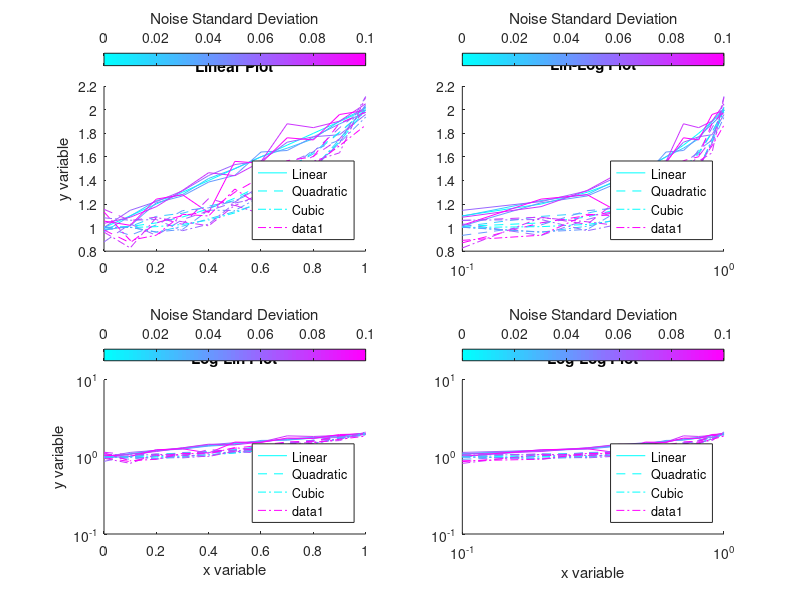

The MATLAB script that drew this image: (Note: this script raises an error after producing the figure.)
%%%%    Test script for multi-panel figure tools    %%%%
%   Five methods for making multi-panel figures with legends and colorbars
%   Written by Michael Schwendeman, 2014
clc
clearvars
close all

% setup test data
xPlot = 0:0.1:1;
stDev = 0:0.02:0.1;
ex = 1:3;
nx = length(xPlot);
ns = length(stDev);
ne = length(ex);
yPlot = zeros(nx,ne,ns);
for i = 1:ne
    for j = 1:ns
        yPlot(:,i,j) = 1+xPlot.^ex(i)+stDev(j)*randn(1,nx);
    end
end

% setup colors
minColor = min(stDev);
maxColor = max(stDev);
useColormap = cool;
lineColors = zeros(ns,3);
for j=1:ns
    lineColors(j,:) = interp2(1:3,linspace(minColor,maxColor,64)',useColormap,1:3,stDev(j),'linear'); 
end

% setup linestyles
lineStyles = {'-','--','-.'};

% setup legend string
legStr = {'Linear','Quadratic','Cubic'};
%% Method 1 - subplot with individual legends and colorbars, Matlab defaults
% individual subplots are crowded and margins are unnecessarily large

figure(1)
figSize = [1 1 8 6];
set(gcf,'units','inches','position',figSize,'paperposition',figSize);

subplot(2,2,1)
plotH = zeros(ne,ns);
hold on
for i = 1:ne
    for j = 1:ns
        plotH(i,j) = plot(xPlot,yPlot(:,i,j));
        set(plotH(i,j),'color',lineColors(j,:),'linestyle',char(lineStyles(i)))
    end
end
hold off
ylabel('y variable')
title('Linear Plot')
legend(plotH(1:ne,1),legStr,'location','southeast')
colormap(useColormap)
colH = colorbar('location','northoutside');
xlabel(colH,'Noise Standard Deviation')
set(gca,'cLim',[minColor maxColor])

subplot(2,2,2)
plotH = zeros(ne,ns);
hold on
for i = 1:ne
    for j = 1:ns
        plotH(i,j) = plot(xPlot,yPlot(:,i,j));
        set(plotH(i,j),'color',lineColors(j,:),'linestyle',char(lineStyles(i)))
    end
end
hold off
title('Lin-Log Plot')
legend(plotH(1:ne,1),legStr,'location','southeast')
colormap(useColormap)
colH = colorbar('location','northoutside');
xlabel(colH,'Noise Standard Deviation')
set(gca,'cLim',[minColor maxColor],'xScale','log')

subplot(2,2,3)
plotH = zeros(ne,ns);
hold on
for i = 1:ne
    for j = 1:ns
        plotH(i,j) = plot(xPlot,yPlot(:,i,j));
        set(plotH(i,j),'color',lineColors(j,:),'linestyle',char(lineStyles(i)))
    end
end
hold off
xlabel('x variable')
ylabel('y variable')
title('Log-Lin Plot')
legend(plotH(1:ne,1),legStr,'location','southeast')
colormap(useColormap)
colH = colorbar('location','northoutside');
xlabel(colH,'Noise Standard Deviation')
set(gca,'cLim',[minColor maxColor],'yScale','log')

subplot(2,2,4)
plotH = zeros(ne,ns);
hold on
for i = 1:ne
    for j = 1:ns
        plotH(i,j) = plot(xPlot,yPlot(:,i,j));
        set(plotH(i,j),'color',lineColors(j,:),'linestyle',char(lineStyles(i)))
    end
end
hold off
xlabel('x variable')
title('Log-Log Plot')
legend(plotH(1:ne,1),legStr,'location','southeast')
colormap(useColormap)
colH = colorbar('location','northoutside');
xlabel(colH,'Noise Standard Deviation')
set(gca,'cLim',[minColor maxColor],'xScale','log','yScale','log')

%% Method 2 - multipanel tools, simplest 
% better, but note space above colorbar, tall legends

figure(2)
figSize = [1 1 8 6];
set(gcf,'units','inches','position',figSize,'paperposition',figSize);
numAxRows = 3;
numAxCols = 3;
gridBorder = [0.6 0 0.6 0];
axBorder = [0 0.6 0 0.6];
axH = nan(numAxRows,numAxCols);

axH(2,1) = smartsubplot(gcf,numAxRows,numAxCols,2,1,gridBorder,axBorder);
plotH = zeros(ne,ns);
hold on
for i = 1:ne
    for j = 1:ns
        plotH(i,j) = plot(xPlot,yPlot(:,i,j));
        set(plotH(i,j),'color',lineColors(j,:),'linestyle',char(lineStyles(i)))
    end
end
hold off
ylabel('y variable')
title('Linear Plot')
set(gca,'xScale','lin','yScale','lin')

axH(2,2) = smartsubplot(gcf,numAxRows,numAxCols,2,2,gridBorder,axBorder);
plotH = zeros(ne,ns);
hold on
for i = 1:ne
    for j = 1:ns
        plotH(i,j) = plot(xPlot,yPlot(:,i,j));
        set(plotH(i,j),'color',lineColors(j,:),'linestyle',char(lineStyles(i)))
    end
end
hold off
title('Lin-Log Plot')
set(gca,'xScale','log','yScale','lin')

axH(1,1) = smartsubplot(gcf,numAxRows,numAxCols,1,1,gridBorder,axBorder);
plotH = zeros(ne,ns);
hold on
for i = 1:ne
    for j = 1:ns
        plotH(i,j) = plot(xPlot,yPlot(:,i,j));
        set(plotH(i,j),'color',lineColors(j,:),'linestyle',char(lineStyles(i)))
    end
end
hold off
xlabel('x variable')
ylabel('y variable')
title('Log-Lin Plot')
set(gca,'xScale','lin','yScale','log')

axH(1,2) = smartsubplot(gcf,numAxRows,numAxCols,1,2,gridBorder,axBorder);
plotH = zeros(ne,ns);
hold on
for i = 1:ne
    for j = 1:ns
        plotH(i,j) = plot(xPlot,yPlot(:,i,j));
        set(plotH(i,j),'color',lineColors(j,:),'linestyle',char(lineStyles(i)))
    end
end
hold off
xlabel('x variable')
title('Log-Log Plot')
set(gca,'xScale','log','yScale','log')

legH = zeros(2,1);
axH(1,3) = smartsubplot(gcf,numAxRows,numAxCols,1,3,gridBorder,axBorder);
legH(1) = subplotLegend(axH(1,3),plotH(1:ne),legStr,'vertical');
axH(2,3) = smartsubplot(gcf,numAxRows,numAxCols,2,3,gridBorder,axBorder);
legH(2) = subplotLegend(axH(2,3),plotH(1:ne),legStr,'vertical');

axH(3,1) = smartsubplot(gcf,numAxRows,numAxCols,3,1:2,gridBorder,axBorder);
colH = subplotColorbar(axH(3,1),useColormap,[minColor maxColor],'south');
xlabel(colH,'Noise Standard Deviation')

%% Method 3 - multipanel tools, slightly more involved 
% Fix gaps by adjusting gridBorder and using separate axBorder for legends

figure(3)
figSize = [1 1 8 6];
set(gcf,'units','inches','position',figSize,'paperposition',figSize);
numAxRows = 3;
numAxCols = 3;
gridBorder = [0.6 -0.6 0.6 -1.2];
axBorder = [0 0.6 0 0.6];
axBorderLeg = [-0.3 0.9 0.6 0.9];
axH = nan(numAxRows,numAxCols);

axH(2,1) = smartsubplot(gcf,numAxRows,numAxCols,2,1,gridBorder,axBorder);
plotH = zeros(ne,ns);
hold on
for i = 1:ne
    for j = 1:ns
        plotH(i,j) = plot(xPlot,yPlot(:,i,j));
        set(plotH(i,j),'color',lineColors(j,:),'linestyle',char(lineStyles(i)))
    end
end
hold off
ylabel('y variable')
title('Linear Plot')
set(gca,'xScale','lin','yScale','lin')

axH(2,2) = smartsubplot(gcf,numAxRows,numAxCols,2,2,gridBorder,axBorder);
plotH = zeros(ne,ns);
hold on
for i = 1:ne
    for j = 1:ns
        plotH(i,j) = plot(xPlot,yPlot(:,i,j));
        set(plotH(i,j),'color',lineColors(j,:),'linestyle',char(lineStyles(i)))
    end
end
hold off
title('Lin-Log Plot')
set(gca,'xScale','log','yScale','lin')

axH(1,1) = smartsubplot(gcf,numAxRows,numAxCols,1,1,gridBorder,axBorder);
plotH = zeros(ne,ns);
hold on
for i = 1:ne
    for j = 1:ns
        plotH(i,j) = plot(xPlot,yPlot(:,i,j));
        set(plotH(i,j),'color',lineColors(j,:),'linestyle',char(lineStyles(i)))
    end
end
hold off
xlabel('x variable')
ylabel('y variable')
title('Log-Lin Plot')
set(gca,'xScale','lin','yScale','log')

axH(1,2) = smartsubplot(gcf,numAxRows,numAxCols,1,2,gridBorder,axBorder);
plotH = zeros(ne,ns);
hold on
for i = 1:ne
    for j = 1:ns
        plotH(i,j) = plot(xPlot,yPlot(:,i,j));
        set(plotH(i,j),'color',lineColors(j,:),'linestyle',char(lineStyles(i)))
    end
end
hold off
xlabel('x variable')
title('Log-Log Plot')
set(gca,'xScale','log','yScale','log')

legH = zeros(2,1);
axH(1,3) = smartsubplot(gcf,numAxRows,numAxCols,1,3,gridBorder,axBorderLeg);
legH(1) = subplotLegend(axH(1,3),plotH(1:ne),legStr,'vertical');
axH(2,3) = smartsubplot(gcf,numAxRows,numAxCols,2,3,gridBorder,axBorderLeg);
legH(2) = subplotLegend(axH(2,3),plotH(1:ne),legStr,'vertical');

axH(3,1) = smartsubplot(gcf,numAxRows,numAxCols,3,1:2,gridBorder,axBorder);
colH = subplotColorbar(axH(3,1),useColormap,[minColor maxColor],'south');
xlabel(colH,'Noise Standard Deviation')

%% Method 4 - multipanel tools, slightly more involved 
% Fix gaps by adjusting numAxRows and numAxCols, have plots extend over
% multiple rows and columns, while legend and colorbar are only one

figure(4)
figSize = [1 1 8 6];
set(gcf,'units','inches','position',figSize,'paperposition',figSize);
numAxRows = 7;
numAxCols = 5;
gridBorder = [0.6 0 0.6 0];
axBorder = [0 0.6 0 0.6];
axBorderLeg = [-0.3 0.3 0.3 0.3];
axH = nan(numAxRows,numAxCols);

axH(2,1) = smartsubplot(gcf,numAxRows,numAxCols,4:6,1:2,gridBorder,axBorder);
plotH = zeros(ne,ns);
hold on
for i = 1:ne
    for j = 1:ns
        plotH(i,j) = plot(xPlot,yPlot(:,i,j));
        set(plotH(i,j),'color',lineColors(j,:),'linestyle',char(lineStyles(i)))
    end
end
hold off
ylabel('y variable')
title('Linear Plot')
set(gca,'xScale','lin','yScale','lin')

axH(2,2) = smartsubplot(gcf,numAxRows,numAxCols,4:6,3:4,gridBorder,axBorder);
plotH = zeros(ne,ns);
hold on
for i = 1:ne
    for j = 1:ns
        plotH(i,j) = plot(xPlot,yPlot(:,i,j));
        set(plotH(i,j),'color',lineColors(j,:),'linestyle',char(lineStyles(i)))
    end
end
hold off
title('Lin-Log Plot')
set(gca,'xScale','log','yScale','lin')

axH(1,1) = smartsubplot(gcf,numAxRows,numAxCols,1:3,1:2,gridBorder,axBorder);
plotH = zeros(ne,ns);
hold on
for i = 1:ne
    for j = 1:ns
        plotH(i,j) = plot(xPlot,yPlot(:,i,j));
        set(plotH(i,j),'color',lineColors(j,:),'linestyle',char(lineStyles(i)))
    end
end
hold off
xlabel('x variable')
ylabel('y variable')
title('Log-Lin Plot')
set(gca,'xScale','lin','yScale','log')

axH(1,2) = smartsubplot(gcf,numAxRows,numAxCols,1:3,3:4,gridBorder,axBorder);
plotH = zeros(ne,ns);
hold on
for i = 1:ne
    for j = 1:ns
        plotH(i,j) = plot(xPlot,yPlot(:,i,j));
        set(plotH(i,j),'color',lineColors(j,:),'linestyle',char(lineStyles(i)))
    end
end
hold off
xlabel('x variable')
title('Log-Log Plot')
set(gca,'xScale','log','yScale','log')

legH = zeros(1,1);
axH(1,3) = smartsubplot(gcf,numAxRows,numAxCols,3:4,5,gridBorder,axBorderLeg);
legH(1) = subplotLegend(axH(1,3),plotH(1:ne),legStr,'vertical');

axH(3,1) = smartsubplot(gcf,numAxRows,numAxCols,7,1:4,gridBorder,axBorder);
colH = subplotColorbar(axH(3,1),useColormap,[minColor maxColor],'south');
xlabel(colH,'Noise Standard Deviation')

%% Method 5 - multipanel tools, most involved, best technique
% individual gridBorder and axBorder for plots, legend, and colorbar
% sections

figure(5)
figSize = [1 1 8 6];
set(gcf,'units','inches','position',figSize,'paperposition',figSize);
numAxRows = 2;
numAxCols = 2;
gridBorderPlots = [0 2 0 1.2];
axBorderPlots = [0.6 0 0.6 0];
gridBorderLeg = [figSize(3)-gridBorderPlots(2) 0 gridBorderPlots(3) gridBorderPlots(4)];
axBorderLeg = [0.3 0.3 axBorderPlots(3)+1.6 axBorderPlots(4)+1.6];
gridBorderCol = [gridBorderPlots(1) gridBorderPlots(2) figSize(4)-gridBorderPlots(4) 0];
axBorderCol = [axBorderPlots(1) axBorderPlots(2) 0.4 0.2];


axH = nan(numAxRows,numAxCols);

axH(2,1) = smartsubplot(gcf,numAxRows,numAxCols,2,1,gridBorderPlots,axBorderPlots);
plotH = zeros(ne,ns);
hold on
for i = 1:ne
    for j = 1:ns
        plotH(i,j) = plot(xPlot,yPlot(:,i,j));
        set(plotH(i,j),'color',lineColors(j,:),'linestyle',char(lineStyles(i)))
    end
end
hold off
ylabel('y variable')
title('Linear Plot')
set(gca,'xScale','lin','yScale','lin')

axH(2,2) = smartsubplot(gcf,numAxRows,numAxCols,2,2,gridBorderPlots,axBorderPlots);
plotH = zeros(ne,ns);
hold on
for i = 1:ne
    for j = 1:ns
        plotH(i,j) = plot(xPlot,yPlot(:,i,j));
        set(plotH(i,j),'color',lineColors(j,:),'linestyle',char(lineStyles(i)))
    end
end
hold off
title('Lin-Log Plot')
set(gca,'xScale','log','yScale','lin')

axH(1,1) = smartsubplot(gcf,numAxRows,numAxCols,1,1,gridBorderPlots,axBorderPlots);
plotH = zeros(ne,ns);
hold on
for i = 1:ne
    for j = 1:ns
        plotH(i,j) = plot(xPlot,yPlot(:,i,j));
        set(plotH(i,j),'color',lineColors(j,:),'linestyle',char(lineStyles(i)))
    end
end
hold off
xlabel('x variable')
ylabel('y variable')
title('Log-Lin Plot')
set(gca,'xScale','lin','yScale','log')

axH(1,2) = smartsubplot(gcf,numAxRows,numAxCols,1,2,gridBorderPlots,axBorderPlots);
plotH = zeros(ne,ns);
hold on
for i = 1:ne
    for j = 1:ns
        plotH(i,j) = plot(xPlot,yPlot(:,i,j));
        set(plotH(i,j),'color',lineColors(j,:),'linestyle',char(lineStyles(i)))
    end
end
hold off
xlabel('x variable')
title('Log-Log Plot')
set(gca,'xScale','log','yScale','log')

legH = zeros(1,1);
axH(1,3) = smartsubplot(gcf,1,1,1,1,gridBorderLeg,axBorderLeg);
legH(1) = subplotLegend(axH(1,3),plotH(1:ne),legStr,'vertical');

axH(3,1) = smartsubplot(gcf,1,1,1,1,gridBorderCol,axBorderCol);
colH = subplotColorbar(axH(3,1),useColormap,[minColor maxColor],'south');
xlabel(colH,'Noise Standard Deviation')

print(5,'-dpng','-r75','/Users/mike/Documents/MATLAB/multipanelFigureTools/finalImage.png')